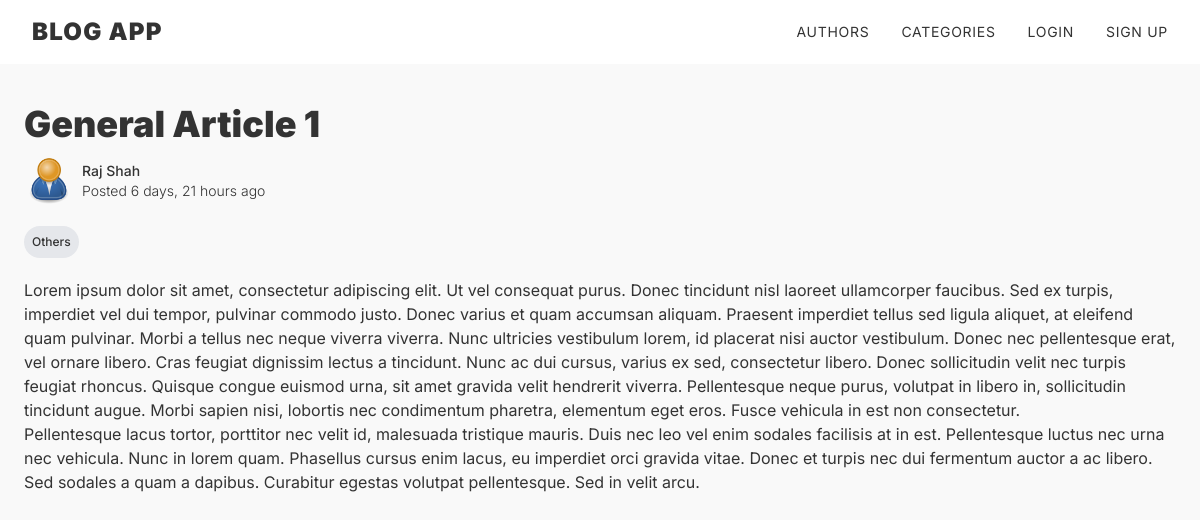
The app's page /blog/fb96e736-b3be-4ca8-8fce-90714ceddd4d with its own data.
### blogs/models.py (models this page shows, shortened)
class Blog(models.Model):
    owner = models.ForeignKey(Profile, null=True, blank=True, on_delete=models.SET_NULL)
    title = models.CharField(max_length=200)
    description = models.TextField(null=True, blank=True)
    category = models.ForeignKey('Category', null=True, blank=True, on_delete=models.SET_NULL)
    featured_image = models.ImageField(null=True, blank=True, default="default.jpg")
    tags = models.ManyToManyField('Tag', blank=True)
    created = models.DateTimeField(auto_now_add=True)
    id = models.UUIDField(default=uuid.uuid4, unique=True, primary_key=True, editable=False)

class Category(models.Model):
    name = models.CharField(max_length=200)
    description = models.TextField(null=True, blank=True)
    created = models.DateTimeField(auto_now_add=True)
    id = models.UUIDField(default=uuid.uuid4, unique=True, primary_key=True, editable=False)
    def __str__(self):
        return self.name

### users/models.py (models this page shows, shortened)
class Profile(models.Model):
    user = models.OneToOneField(User, on_delete=models.CASCADE, null=True, blank=True)
    name = models.CharField(max_length=200, null=True, blank=True)
    email = models.EmailField(max_length=500, null=True, blank=True)
    username = models.CharField(max_length=200, null=True, blank=True)
    location = models.CharField(max_length=200, null=True, blank=True)
    short_intro = models.CharField(max_length=200, null=True, blank=True)
    bio = models.TextField(null=True, blank=True)
    profile_image = models.ImageField(null=True, blank=True, upload_to='profiles/', default='profiles/user-default.png')
    created = models.DateTimeField(auto_now_add=True)
    id = models.UUIDField(default=uuid.uuid4, unique=True, primary_key=True, editable=False)

### blogs/views.py (the view)
# urls.py: path('blog/<str:pk>', views.blog, name = "blog"),
def blog(request, pk):
    blogObj = Blog.objects.get(id=pk)
    context = {
        'blog': blogObj
    }
    return render(request, 'blogs/blog.html', context)

### blogs/templates/blogs/blog.html (shortened to what this page needs)
{% extends 'main.html' %}
{% block content %}
<div>
    <div class="mt-5">
        <div class="text-4xl mb-3 font-black">{{ blog.title|title }}</div>
        <div class="flex items-center text-sm">
            <div class="pr-2">
                <img class="object-cover rounded-full" style="width: 50px; height: 50px;" src="{{ blog.owner.profile_image.url }}">
            </div>
            <div class="flex flex-col">
                <div class="font-medium">
                    <a href="{% url 'user-profile' blog.owner.id %}">
                        {{ blog.owner.name }}
                    </a>
                </div>
                <div class="font-light">
                    Posted {{ blog.created|timesince }} ago
                </div>
            </div>
        </div>
        <div class="mt-5 text-xs font-medium bg-gray-200 p-2 rounded-2xl w-fit">
            <a href="{% url 'category' blog.category.id %}">
                {{ blog.category }}
            </a>
        </div>
        <div class="mt-5 font-regular">
            {{ blog.description|linebreaks|urlize|safe }}
        </div>
    </div>
</div>
{% endblock content %}

### static/styles/main.css (style rules this page uses)
html, :host { line-height: 1.5; -webkit-text-size-adjust: 100%; -moz-tab-size: 4; -o-tab-size: 4; tab-size: 4; font-family: ui-sans-serif, system-ui, sans-serif, "Apple Color Emoji", "Segoe UI Emoji", "Segoe UI Symbol", "Noto Color Emoji"; font-feature-settings: normal; font-variation-settings: normal; -webkit-tap-highlight-color: transparent; }
body { margin: 0; line-height: inherit; }
a { color: inherit; text-decoration: inherit; }
blockquote, dl, dd, h1, h2, h3, h4, h5, h6, hr, figure, p, pre { margin: 0; }
img, svg, video, canvas, audio, iframe, embed, object { display: block; vertical-align: middle; }
img, video { max-width: 100%; height: auto; }
.mb-3 { margin-bottom: 0.75rem; }
.mt-5 { margin-top: 1.25rem; }
.flex { display: flex; }
.w-fit { width: -moz-fit-content; width: fit-content; }
.flex-col { flex-direction: column; }
.items-center { align-items: center; }
.rounded-2xl { border-radius: 1rem; }
.rounded-full { border-radius: 9999px; }
.bg-\[\#F9F9F9\] { --tw-bg-opacity: 1; background-color: rgb(249 249 249 / var(--tw-bg-opacity)); }
.bg-gray-200 { --tw-bg-opacity: 1; background-color: rgb(229 231 235 / var(--tw-bg-opacity)); }
.object-cover { -o-object-fit: cover; object-fit: cover; }
.p-2 { padding: 0.5rem; }
.pr-2 { padding-right: 0.5rem; }
.font-\[\'Inter\'\] { font-family: 'Inter'; }
.text-4xl { font-size: 2.25rem; line-height: 2.5rem; }
.text-sm { font-size: 0.875rem; line-height: 1.25rem; }
.text-xs { font-size: 0.75rem; line-height: 1rem; }
.font-black { font-weight: 900; }
.font-light { font-weight: 300; }
.font-medium { font-weight: 500; }
.text-\[\#333333\] { --tw-text-opacity: 1; color: rgb(51 51 51 / var(--tw-text-opacity)); }

### records on screen
Blog: title "General Article 1", owner.profile_image (placeholder picture), owner.name "Raj Shah", created "6 days, 21 hours", category "Others", description "Lorem ipsum dolor sit amet, consectetur adipiscing elit. Ut vel consequat purus. Donec tincidunt nisl laoreet ullamcorper faucibus. Sed ex turpis, imperdiet vel dui tempor, pulvinar commodo justo. Donec varius et quam accumsan aliquam. Praesent imperdiet tellus sed ligula aliquet, at eleifend quam pulvinar. Morbi a tellus nec neque viverra viverra. Nunc ultricies vestibulum lorem, id placerat nisi auctor vestibulum. Donec nec pellentesque erat, vel ornare libero. Cras feugiat dignissim lectus a tincidunt. Nunc ac dui cursus, varius ex sed, consectetur libero. Donec sollicitudin velit nec turpis feugiat rhoncus. Quisque congue euismod urna, sit amet gravida velit hendrerit viverra.…"
